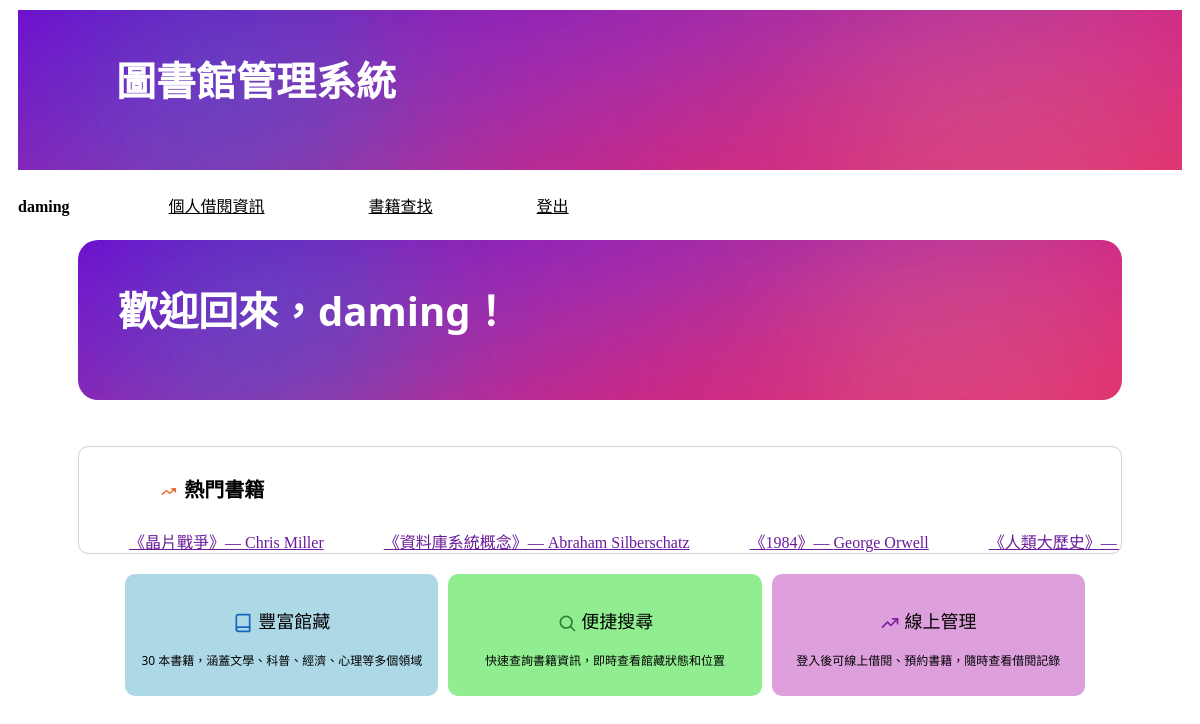
The app's page / (signed in) with its own data.
### libraryapp/models.py (models this page shows, shortened)
class Book(models.Model):
    isbn = models.CharField(max_length=20, primary_key=True)
    title = models.CharField(max_length=200, null=False)
    author = models.CharField(max_length=100, blank=True, default='')
    publisher = models.CharField(max_length=100, blank=True, default='')
    publish_date = models.DateField(null=True, blank=True)
    category = models.CharField(max_length=50, blank=True, default='')
    location = models.CharField(max_length=100, blank=True, default='')

### libraryapp/views.py (the view)
# urls.py: path('', views.index),
def index(request):
    hot_books = get_hot_books()
    if request.user.is_authenticated:
        return render(request, 'index_logged_in.html', locals())
    return render(request, 'index.html', locals())

### libraryapp/views.py (called while the page is built)
def get_hot_books(top_n=10):
    hot = (
        models.Book.objects
        .annotate(loan_count=Count('loans'))
        .order_by('-loan_count', 'title')[:top_n]
    )
    return hot

### templates/index_logged_in.html (shortened to what this page needs)
{% extends 'base.html' %}
{% load static %}
{% block content %}
<link rel="stylesheet" href="{% static 'css/style.css' %}">
    <h2>歡迎回來，{{ user.username }}！</h2>
    <br><br>
    <section class="marquee">
        <h4><img src="{% static 'images/popular_book_icon.png' %}" style="width:20px; height:20px; vertical-align:middle;"> 熱門書籍</h4>
        <div class="marquee-track">
            {% for book in hot_books %}
                <a href="/book/{{ book.isbn }}/">
                    《{{ book.title }}》— {{ book.author }}
                </a>
            {% endfor %}
        </div>
    </section>
    <div class="container">
        <div class="item info-card" style="background-color:lightblue;">
            <p style="color:black; font-size: 18px;">
                <img src="{% static 'images/icon_book.svg' %}" style="width:20px; height:20px; vertical-align:middle;"> 豐富館藏
            </p>
            <p style="color:black; font-size: 12px;"> 30 本書籍，涵蓋文學、科普、經濟、心理等多個領域</p>
        </div>
        <div class="item info-card" style="background-color:lightgreen;">
            <p style="color:black; font-size: 18px;">
                <img src="{% static 'images/icon_search.svg' %}" style="width:20px; height:20px; vertical-align:middle;"> 便捷搜尋
            </p>
            <p style="color:black; font-size: 12px;"> 快速查詢書籍資訊，即時查看館藏狀態和位置</p>
        </div>
        <div class="item info-card" style="background-color:plum;">
            <p style="color:black; font-size: 18px;">
                <img src="{% static 'images/icon_trend.svg' %}" style="width:20px; height:20px; vertical-align:middle;"> 線上管理
            </p>
            <p style="color:black; font-size: 12px;"> 登入後可線上借閱、預約書籍，隨時查看借閱記錄</p>
        </div>
    </div>
{% endblock %}

### templates/base.html (shortened to what this page needs)
{% load static %}
<!DOCTYPE html>
<html lang="zh-Hant">
<head>
    <link rel="stylesheet" href="{% static 'css/base_style.css' %}">
</head>
<body>
    <header>
        <h1><a href="/index/">圖書館管理系統</a></h1>
        <nav>
            {% if user.is_authenticated %}
                <span>{{ user.username }}</span>
                <a href="/my_loans/">個人借閱資訊</a>
                <a href="/search/">書籍查找</a>
                <a href="/logout/">登出</a>
            {% else %}
                <a href="/login/">會員登入</a>
                <a href="/register/">會員申請</a>
                <a href="/search/">書籍查找</a>
            {% endif %}
        </nav>
    </header>
    <main>
        {% block content %}{% endblock %}
    </main>
</body>
</html>

### static/css/base_style.css (style rules this page uses)
body { background-color:white; }
h1 { background-image: url(../images/gradient.png); background-size: cover; height: 120px; color:white; font-size: 40px; font-family: 'Segoe UI', Tahoma, Geneva, Verdana, sans-serif; text-decoration: none; margin: 10px 10px 10px 10px; padding-left: 10px; padding-top: 40px; }
p { color:black; font-size: 15px; font-family: 'Segoe UI', Tahoma, Geneva, Verdana, sans-serif; margin-left: 10px; }
nav { margin-left: 10px; padding: 5px 0; }
nav span { display: inline-block; margin-right: 15px; font-weight: bold; }
nav a:link { display: inline-block; padding: 8px 0; margin-right: 20px; color:black; }
header h1 a:link, header h1 a:visited { background-size: cover; height: 30vh; color:white; font-size: 40px; font-family: 'Segoe UI', Tahoma, Geneva, Verdana, sans-serif; text-decoration: none; }

### static/css/style.css (style rules this page uses)
body { background-color:white; }
h2 { background-image: url(../images/gradient.png); background-size: cover; height: 120px; color:white; font-size: 40px; font-family: 'Segoe UI', Tahoma, Geneva, Verdana, sans-serif; margin: 10px 70px 10px 70px; padding-left: 40px; padding-top: 40px; border-radius: 20px; }
h4 { margin-left: 80px; color:black; font-size: 20px; font-family: 'Segoe UI', Tahoma, Geneva, Verdana, sans-serif; }
p { margin-left: 80px; color:black; font-size: 15px; font-family: 'Segoe UI', Tahoma, Geneva, Verdana, sans-serif; }
a:link { margin-left: 80px; padding: 8px; color:black; }
.container { margin: 20px 70px 10px 70px; display: flex; justify-content: center; align-items: center; height: max-content; }
.item { width: 30%; height: max-content; font-size: 15px; margin-left: 10px; border-radius: 10px; text-align: left; }
.info-card { text-align: center; min-height: 110px; padding: 15px 12px; box-sizing: border-box; }
.info-card p { margin-left: 0 !important; text-align: center; }
section.marquee { margin-left: 70px; margin-right: 70px; border-color: lightgray; border-width: thin; border-style: solid; border-radius: 10px; height: max-content; overflow: hidden; }
.marquee-track { display: inline-flex; white-space: nowrap; animation: marquee-scroll 30s linear infinite; padding-left: 20px; }
.marquee-track a { margin-left: 0 !important; padding: 0 30px; color: #6a1b9a; white-space: nowrap; }

### records on screen
Book: title "晶片戰爭", author "Chris Miller"
Book: title "資料庫系統概念", author "Abraham Silberschatz"
Book: title "1984", author "George Orwell"
Book: title "人類大歷史"

### other values on screen
{{ user.username }} "daming"
